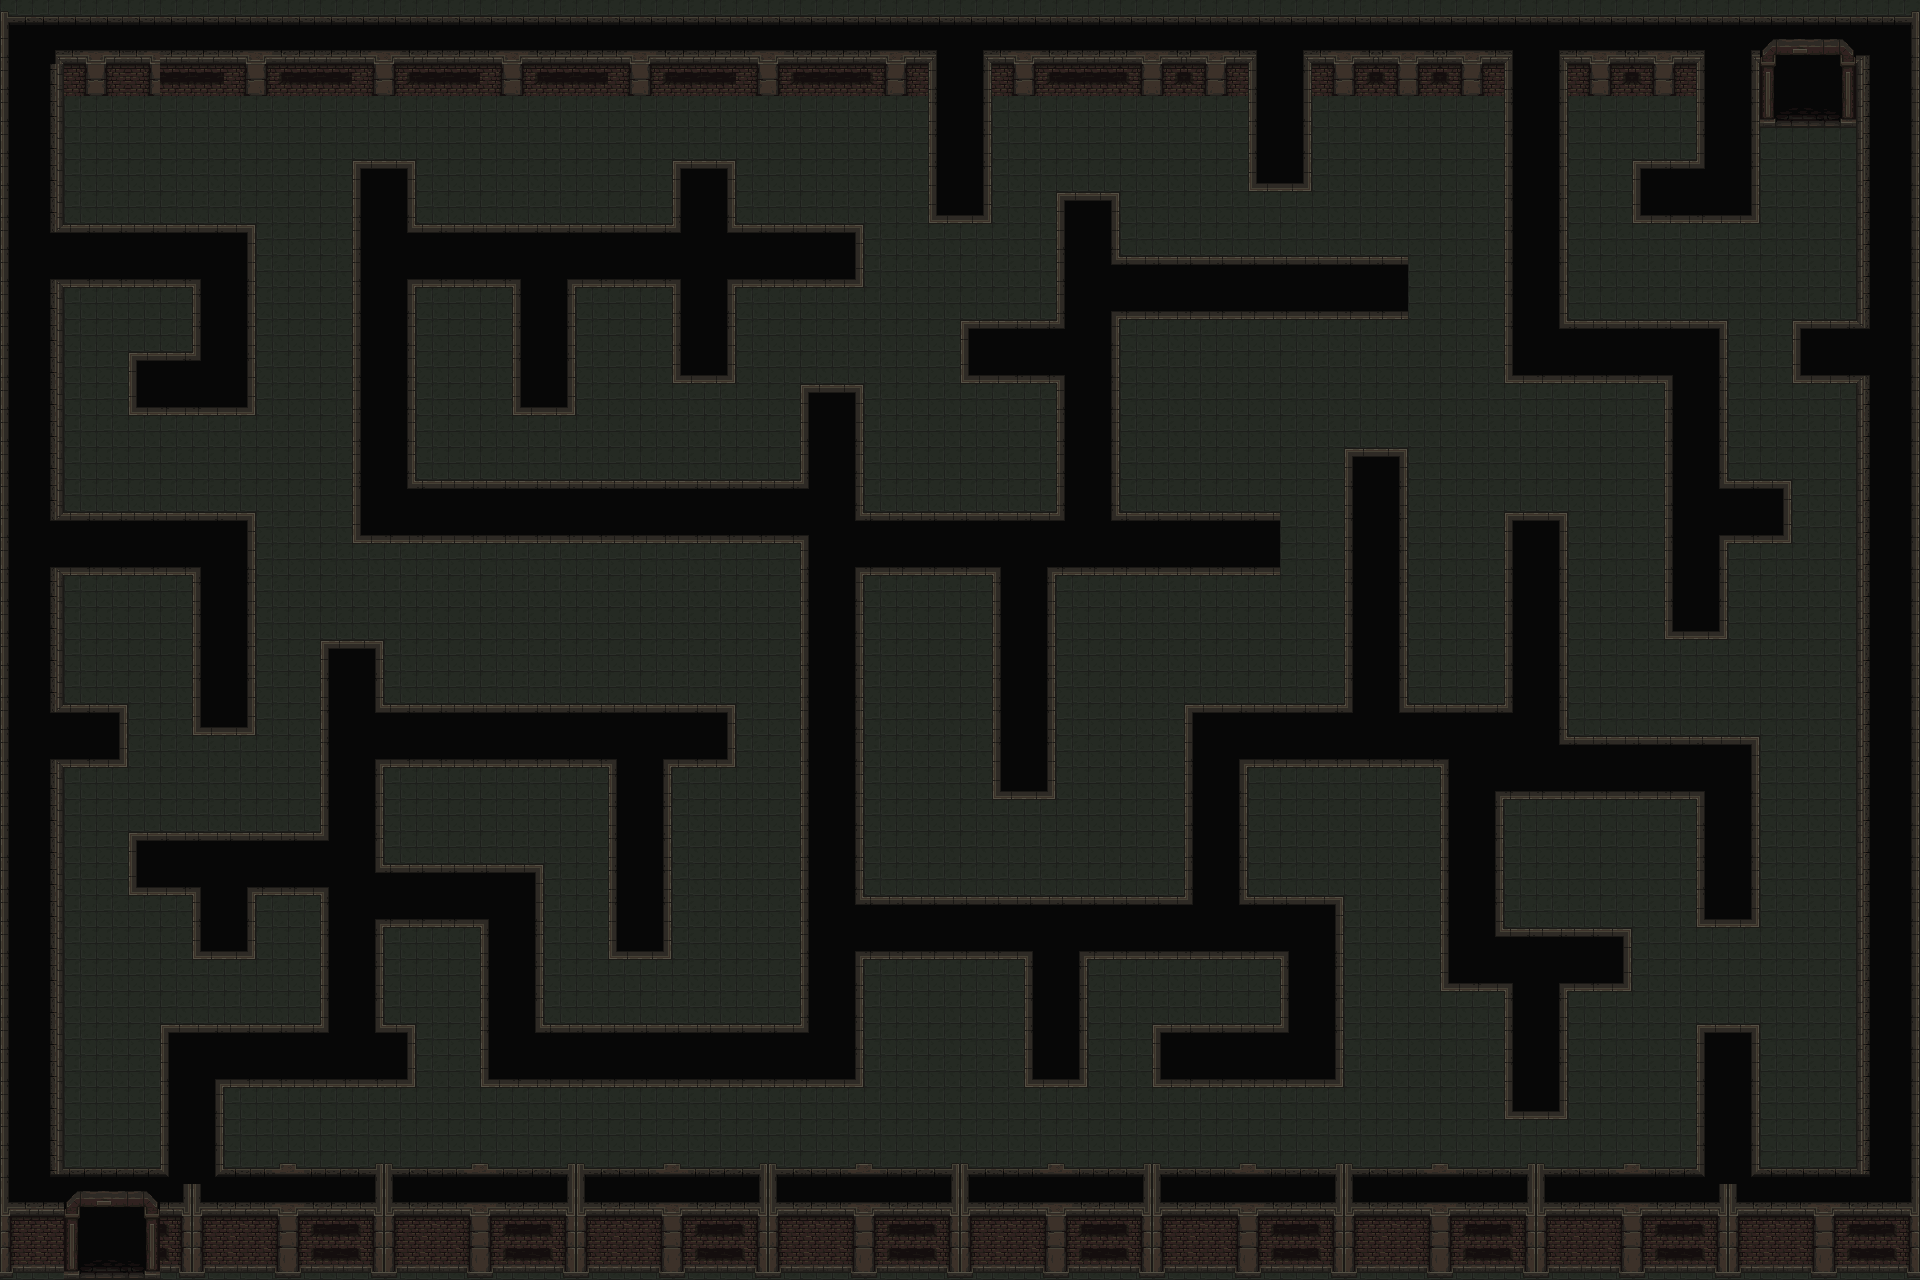

Rendered tile map (Tiled .tmx) drawn with the repository's tilesets; below, a short description and the map source with its tile grids summarised:
An orthogonal 60x40 tile map with 32x32 px tiles, 3 tile layers (ground, walls, decor), 8 tilesets and 17 objects (7x enemy, 6x trap, 2x key, player_spawn, potion).

<map version="1.10" tiledversion="1.12.2" orientation="orthogonal" renderorder="right-down" width="60" height="40" tilewidth="32" tileheight="32" infinite="0" nextlayerid="18" nextobjectid="32">
 <tileset firstgid="1" source="tileset.tsx" />
 <tileset firstgid="25" source="player.tsx" />
 <tileset firstgid="41" source="mainlevbuild.tsx" />
 <tileset firstgid="681" source="sidewallcorner.tsx" />
 <tileset firstgid="682" source="cornertest3.tsx" />
 <tileset firstgid="683" source="bit corner.tsx" />
 <tileset firstgid="684" source="botttomcorner.tsx" />
 <tileset firstgid="685" source="roundwallcorners.tsx" />
 <layer id="16" name="ground" width="60" height="40">
  <data>[2400 cells, 2400 non-empty, 5 distinct tile ids]</data>
 </layer>
 <layer id="15" name="walls" width="60" height="40">
  <properties>
   <property name="solid" value="true" />
  </properties>
  <data>[2400 cells, 1209 non-empty, 38 distinct tile ids]</data>
 </layer>
 <layer id="5" name="decor" width="60" height="40">
  <data>[2400 cells, 0 non-empty, 0 distinct tile ids]</data>
 </layer>
 <objectgroup id="17" name="objects" visible="0">
  <object id="16" name="player_spawn" x="122.221" y="1146.13">
   <point />
  </object>
  <object id="17" name="enemy_2" type="enemy" x="1814.22" y="409.451">
   <point />
  </object>
  <object id="19" name="enemy_1" type="enemy" x="1367.8" y="317.567">
   <point />
  </object>
  <object id="20" name="enemy_2" type="enemy" x="1680.81" y="925.172">
   <point />
  </object>
  <object id="21" name="enemy_3" type="enemy" x="1272.76" y="662.133">
   <point />
  </object>
  <object id="22" name="key_1" type="key" x="227.198" y="360.9">
   <point />
  </object>
  <object id="22" name="trap_1" type="trap" x="1344.87" y="958.028" width="32" height="32" />
  <object id="23" name="trap_2" type="trap" x="1487.35" y="224.572" width="32" height="32" />
  <object id="24" name="trap_3" type="trap" x="1609.51" y="155.367" width="32" height="32" />
  <object id="17" name="enemy_3" type="enemy" x="745.113" y="972.137">
   <point />
  </object>
  <object id="19" name="enemy_2" type="enemy" x="100.49" y="514.364">
   <point />
  </object>
  <object id="22" name="key_1" type="key" x="584.761" y="1133.38">
   <point />
  </object>
  <object id="22" name="trap_1" type="trap" x="722.925" y="460.442" width="32" height="32" />
  <object id="23" name="trap_2" type="trap" x="252.925" y="573.701" width="32" height="32" />
  <object id="24" name="trap_3" type="trap" x="1141.23" y="174.057" width="32" height="32" />
  <object id="27" name="enemy_1" type="enemy" x="427.867" y="934.146">
   <point />
  </object>
  <object id="35" name="potion_1" type="potion" x="801.766" y="189.58">
   <point />
  </object>
 </objectgroup>
</map>
